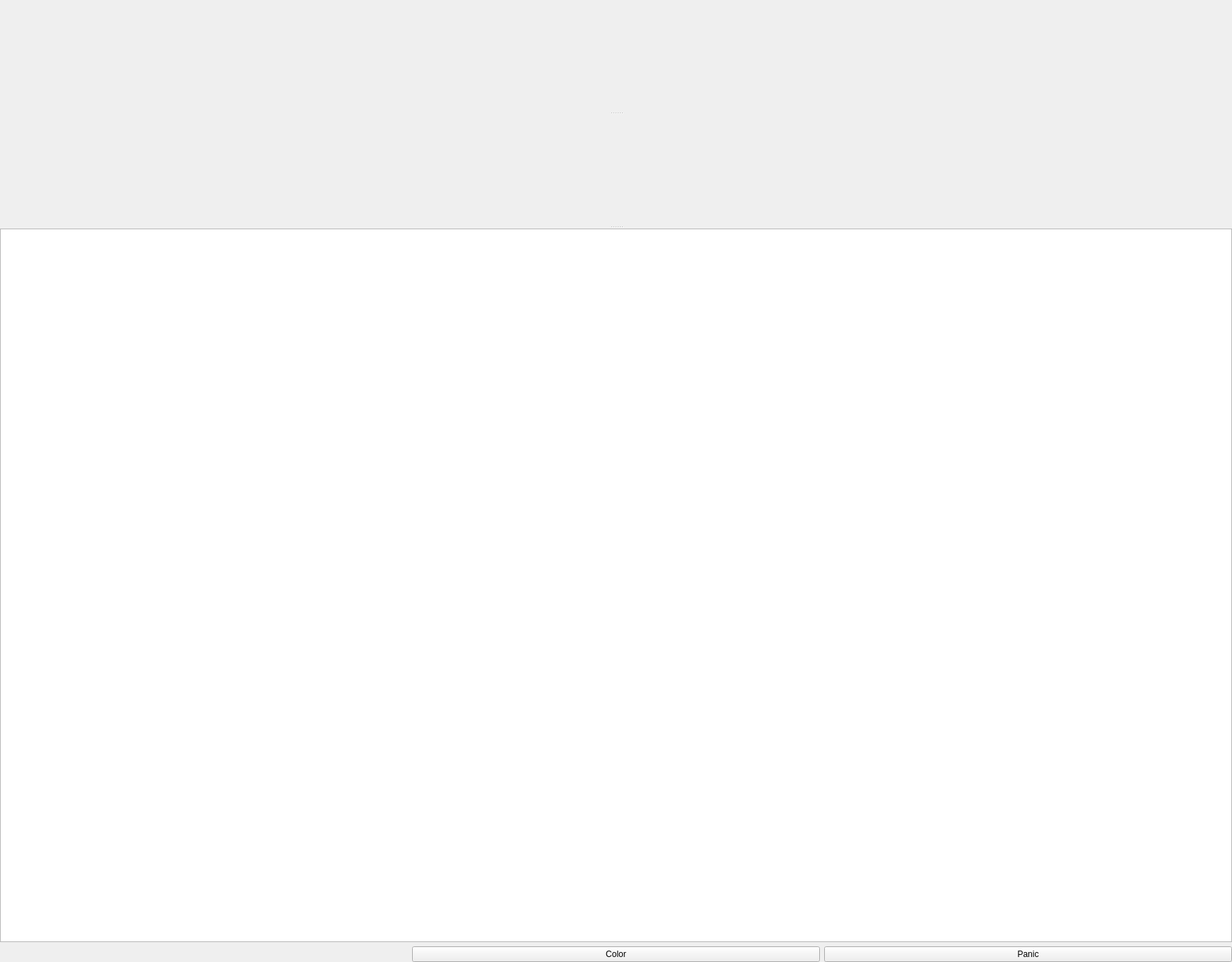
<?xml version="1.0" encoding="UTF-8"?>
<ui version="4.0">
 <class>FaceActivity</class>
 <widget class="QWidget" name="FaceActivity">
  <property name="geometry">
   <rect>
    <x>0</x>
    <y>0</y>
    <width>1731</width>
    <height>1351</height>
   </rect>
  </property>
  <property name="windowTitle">
   <string>Form</string>
  </property>
  <layout class="QVBoxLayout" name="verticalLayout">
   <property name="leftMargin">
    <number>0</number>
   </property>
   <property name="topMargin">
    <number>0</number>
   </property>
   <property name="rightMargin">
    <number>0</number>
   </property>
   <property name="bottomMargin">
    <number>0</number>
   </property>
   <item>
    <widget class="QSplitter" name="splitter">
     <property name="orientation">
      <enum>Qt::Orientation::Vertical</enum>
     </property>
     <widget class="EyesWidget" name="widgetEyes" native="true">
      <property name="sizePolicy">
       <sizepolicy hsizetype="Minimum" vsizetype="Expanding">
        <horstretch>0</horstretch>
        <verstretch>0</verstretch>
       </sizepolicy>
      </property>
      <property name="minimumSize">
       <size>
        <width>0</width>
        <height>0</height>
       </size>
      </property>
     </widget>
     <widget class="RealtimeValuesWidget" name="widgetRealtimeValues" native="true">
      <property name="sizePolicy">
       <sizepolicy hsizetype="Minimum" vsizetype="Expanding">
        <horstretch>0</horstretch>
        <verstretch>0</verstretch>
       </sizepolicy>
      </property>
     </widget>
     <widget class="LogWidget" name="logScroll">
      <property name="sizePolicy">
       <sizepolicy hsizetype="Minimum" vsizetype="Expanding">
        <horstretch>0</horstretch>
        <verstretch>0</verstretch>
       </sizepolicy>
      </property>
     </widget>
    </widget>
   </item>
   <item>
    <layout class="QHBoxLayout" name="horizontalLayout">
     <item>
      <widget class="TryToggle" name="tryToggleConnect" native="true">
       <property name="sizePolicy">
        <sizepolicy hsizetype="Minimum" vsizetype="Minimum">
         <horstretch>0</horstretch>
         <verstretch>0</verstretch>
        </sizepolicy>
       </property>
       <property name="minimumSize">
        <size>
         <width>10</width>
         <height>20</height>
        </size>
       </property>
       <property name="maximumSize">
        <size>
         <width>16777215</width>
         <height>32</height>
        </size>
       </property>
      </widget>
     </item>
     <item>
      <widget class="QPushButton" name="pushButtonRandomizeColor">
       <property name="minimumSize">
        <size>
         <width>0</width>
         <height>20</height>
        </size>
       </property>
       <property name="maximumSize">
        <size>
         <width>16777215</width>
         <height>32</height>
        </size>
       </property>
       <property name="toolTip">
        <string>Generate a new randomized color for this agent</string>
       </property>
       <property name="text">
        <string>Color</string>
       </property>
      </widget>
     </item>
     <item>
      <widget class="PanicButton" name="pushButtonPanic">
       <property name="maximumSize">
        <size>
         <width>16777215</width>
         <height>32</height>
        </size>
       </property>
       <property name="text">
        <string>Panic</string>
       </property>
      </widget>
     </item>
    </layout>
   </item>
  </layout>
 </widget>
 <customwidgets>
  <customwidget>
   <class>LogWidget</class>
   <extends>QPlainTextEdit</extends>
   <header location="global">node/LogWidget.hpp</header>
  </customwidget>
  <customwidget>
   <class>TryToggle</class>
   <extends>QWidget</extends>
   <header location="global">components/TryToggle.hpp</header>
   <container>1</container>
  </customwidget>
  <customwidget>
   <class>PanicButton</class>
   <extends>QPushButton</extends>
   <header location="global">node/PanicButton.hpp</header>
   <container>1</container>
  </customwidget>
  <customwidget>
   <class>EyesWidget</class>
   <extends>QWidget</extends>
   <header location="global">expression/EyesWidget.hpp</header>
   <container>1</container>
  </customwidget>
  <customwidget>
   <class>RealtimeValuesWidget</class>
   <extends>QWidget</extends>
   <header location="global">agent/RealtimeValuesWidget.hpp</header>
   <container>1</container>
  </customwidget>
 </customwidgets>
 <resources/>
 <connections>
  <connection>
   <sender>splitter</sender>
   <signal>splitterMoved(int,int)</signal>
   <receiver>FaceActivity</receiver>
   <slot>onSplitterMoved(int,int)</slot>
   <hints>
    <hint type="sourcelabel">
     <x>865</x>
     <y>658</y>
    </hint>
    <hint type="destinationlabel">
     <x>865</x>
     <y>675</y>
    </hint>
   </hints>
  </connection>
  <connection>
   <sender>pushButtonRandomizeColor</sender>
   <signal>clicked()</signal>
   <receiver>FaceActivity</receiver>
   <slot>randomizeColor()</slot>
   <hints>
    <hint type="sourcelabel">
     <x>865</x>
     <y>1328</y>
    </hint>
    <hint type="destinationlabel">
     <x>865</x>
     <y>675</y>
    </hint>
   </hints>
  </connection>
  <connection>
   <sender>pushButtonPanic</sender>
   <signal>toggled(bool)</signal>
   <receiver>FaceActivity</receiver>
   <slot>panicChanged(bool)</slot>
   <hints>
    <hint type="sourcelabel">
     <x>1443</x>
     <y>1337</y>
    </hint>
    <hint type="destinationlabel">
     <x>865</x>
     <y>675</y>
    </hint>
   </hints>
  </connection>
 </connections>
 <slots>
  <slot>onSplitterMoved(int,int)</slot>
  <slot>panicChanged(bool)</slot>
  <slot>randomizeColor()</slot>
 </slots>
</ui>
